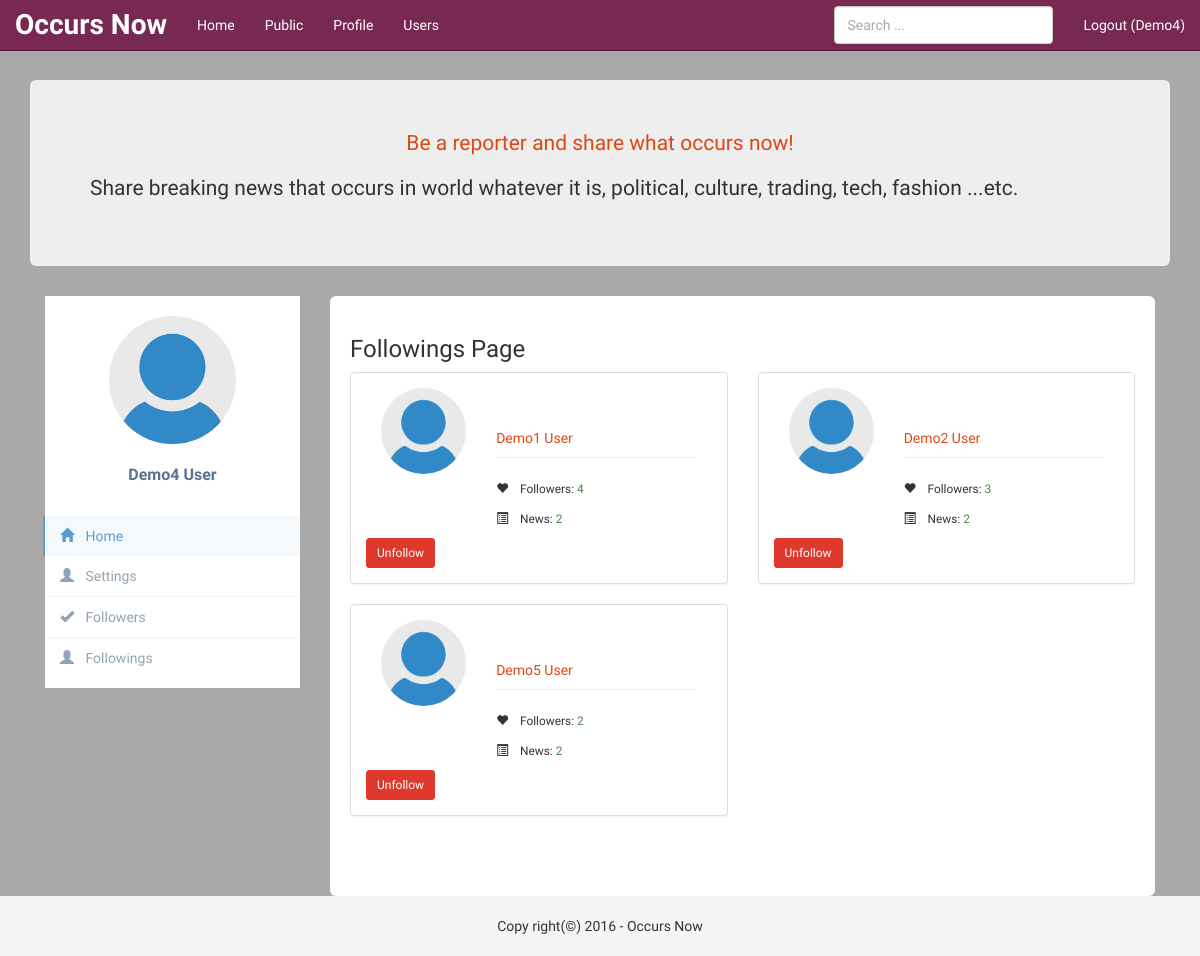
Screenshot of /followings/ (signed in) with the database file from the repository.
### accounts/models.py (models this page shows, shortened)
class UserProfile(models.Model):
    user = models.OneToOneField(User)
    follows = models.ManyToManyField('self', related_name='followed_by', symmetrical=False, blank=True)
    def gravatar_url(self):
        return settings.STATIC_URL + "img/user.png"
    class Meta:
        db_table = 'user_profile'

### home/views.py (the view)
# urls.py: url(r'^followings/$', 'home.views.follows_list', name='followings'),
@login_required()
def follows_list(request):
    user = request.user
    req_user = user
    followings_list = functions.get_follows(user)
    paginator = Paginator(followings_list, constants.PER_PAGE)
    page = request.GET.get('page')
    try:
        follows = paginator.page(page)
    except PageNotAnInteger:
        follows = paginator.page(1)
    except EmptyPage:
        follows = paginator.page(paginator.num_pages)
    next_url = reverse('followings')
    context = {'user_profiles': follows, 'title': _('Followings'), 'user': user, 'req_user': req_user, 'next': next_url}
    return render(request, 'home/follows_list.html', context)

### utils/functions.py (called while the page is built)
def get_follows(user):
    follows_count = user.userprofile.follows.count()
    follows_dict = cache.get('follows_user'+str(user.id))
    if follows_dict and follows_dict['follows_count'] == follows_count:
        return follows_dict['follows_list']
    else:
        followings_list = user.userprofile.follows.select_related().all()
        follows_dict = {'follows_list': followings_list,
                        'follows_count': follows_count}
        cache.set('follows_user'+str(user.id), follows_dict, constants.CACHE_DURATION)
        return followings_list

### home/templates/home/follows_list.html
{% extends "base.html" %}
{% block content %}
    <div class="row profile">
    {% include "includes/user_menu.html" %}
    {% include "includes/follow.html" %}
    </div>
{% endblock %}

### templates/includes/menu.html (shortened to what this page needs)
{% load i18n %}
{% get_current_language_bidi as LANGUAGE_BIDI %}
<nav class="navbar navbar-inverse navbar-fixed-top">
    <div class="container-fluid">
        <div class="navbar-header">
            <a class="navbar-brand" href="{% url "home" %}">{% trans "Occurs Now" %}</a>
        </div>
        <div id="navbar" class="navbar-collapse collapse">
            {% if user.is_authenticated %}
            <ul class="nav navbar-nav">
                <li><a href="{% url "home" %}">{% trans "Home" %}</a></li>
                <li><a href="{% url 'public' %}">{% trans "Public" %}</a></li>
                <li><a href="{% url 'user_page' user.username %}">{% trans "Profile" %}</a></li>
                <li><a href="{% url 'user_list' %}">{% trans 'Users' %}</a></li>
            </ul>
            {% endif %}
            <ul class="nav navbar-nav navbar-right">
                {% if user.is_authenticated %}
                    <li><a href="{% url 'accounts:logout' %}">{% trans 'Logout' %} ({{ user.first_name }})</a></li>
                {% else %}
                    <li><a href="#" data-toggle="modal" data-target="#loginModal">{% trans "Login" %}</a></li>
                    <li><a href="#" data-toggle="modal" data-target="#registerModal">{% trans "Register" %}</a></li>
                {% endif %}
            </ul>
            <form method="get" action="/search/" class="navbar-form {% if LANGUAGE_BIDI %}navbar-left{% else %}navbar-right{% endif %}">
                <div class="form-group">
                    <input type="text" class="form-control" name="q" placeholder="{% trans "Search" %} ...">
                </div>
            </form>
        </div>
    </div>
</nav>

### templates/includes/user_menu.html (shortened to what this page needs)
{% load static %}
{% load i18n %}
<div class="col-lg-3 col-md-3 col-sm-4">
			<div class="profile-sidebar">
				<div class="profile-userpic">
				    {% if req_user.userprofile.gravatar_url %}
                        <img src="{{ req_user.userprofile.gravatar_url }}" class="center-block" alt="">
                    {% else %}
                        <img src="{% static "img/lion.jpg" %}" class="img-responsive" alt="">
                    {% endif %}
				</div>
				<div class="profile-usertitle">
					<div class="profile-usertitle-name">
					{{ req_user.get_full_name }}
					</div>
				</div>
				{% if user.id == req_user.id %}
				<div class="profile-usermenu">
					<ul class="nav">
						<li class="active">
							<a href="{% url 'user_page' user.username %}">
							<i class="glyphicon glyphicon-home"></i>
							{% trans "Home" %}
							</a>
						</li>
						<li>
							<a href="{% url 'accounts:profile' %}">
							<i class="glyphicon glyphicon-user"></i>
							{% trans "Settings" %}
                            </a>
						</li>
						<li>
							<a href="{% url 'followers' %}">
							<i class="glyphicon glyphicon-ok"></i>
							{% trans "Followers" %}
                            </a>
						</li>
						<li>
							<a href="{% url 'followings' %}">
							<i class="glyphicon glyphicon-user"></i>
							{% trans "Followings" %}
                            </a>
						</li>
					</ul>
				</div>
				{% endif %}
			</div>
		</div>

### templates/includes/follow.html (shortened to what this page needs)
{% load static %}
{% load i18n %}
<div class="col-lg-9 col-md-9 col-sm-8">
    <div class="profile-content img-rounded">
        <h3>{{ title }} {% trans 'Page' %}</h3>
    {% if user_profiles %}
    <div class="row">
        {% for profile in user_profiles.object_list %}
        <div class="col-lg-6">
            <div class="panel panel-default">
                <div class="panel-body">
                    <div class="col-lg-4 col-md-3 col-sm-5 col-xs-5">
                        <img src="{{ profile.gravatar_url }}" alt="" class="img-circle img-responsive">
                    </div>
                    <div class="col-lg-8 col-md-9 col-sm-7 col-xs-7">
                       <p class="page-header">
                       <a href="{% url 'user_page' profile.user.username %}">{{ profile.user.get_full_name }}</a>
                       </p>
                       <p>
                            <small><i class="glyphicon glyphicon-heart">&nbsp;</i>{% trans "Followers" %}: </small>
                            <small class="text-success">{{ profile.followed_by.all.count }}</small>
                        </p>
                        <p>
                            <small><i class="glyphicon glyphicon-list-alt">&nbsp;</i>{% trans "News" %}: </small>
                            <small class="text-success">{{ profile.user.post_set.all.count }}</small>
                        </p>
                    </div>
                    <div class="pull-left">
                       {% if profile in user.userprofile.follows.all %}
                            <form action="{% url 'unfollow' profile.user.username %}" method="post">{% csrf_token %}
                                <button type="submit" class="btn btn-danger btn-sm">{% trans "Unfollow" %}</button>
                            </form>
                        {% else %}
                            <form action="{% url 'follow' profile.user.username %}" method="post">{% csrf_token %}
                                <button type="submit" class="btn btn-success btn-sm">{% trans "Follow" %}</button>
                                <input type="hidden" name="next" value="{{ next }}" />
                            </form>
                        {% endif %}
                    </div>
                </div>
            </div>
        </div>
        {% endfor %}
    </div>
    <div class="row">
     </div>
{% else %}
    <h3>{% trans 'You do not have any' %} {{ title }}</h3>
{% endif %}
</div>
</div>

### static/css/style.css (style rules this page uses)
html { position: relative; min-height: 100%; }
body { background-color: darkgrey; margin-bottom: 60px; padding-top: 20px; }
@media (min-width: 960px) { .navbar-brand { font-weight: bold; font-size: 2em; } }
.profile { margin: 0; }
.profile-sidebar { padding: 20px 0 10px 0; background: #fff; }
.profile-userpic img { float: none; margin: 0 auto; width: 50%; height: 50%; -webkit-border-radius: 50% !important; -moz-border-radius: 50% !important; border-radius: 50% !important; }
.profile-usertitle { text-align: center; margin-top: 20px; }
.profile-usertitle-name { color: #5a7391; font-size: 16px; font-weight: 600; margin-bottom: 7px; }
.profile-usermenu { margin-top: 30px; }
.profile-usermenu ul li { border-bottom: 1px solid #f0f4f7; }
.profile-usermenu ul li:last-child { border-bottom: none; }
.profile-usermenu ul li a { color: #93a3b5; font-size: 14px; font-weight: 400; }
.profile-usermenu ul li a i { margin-right: 8px; font-size: 14px; }
.profile-usermenu ul li.active { border-bottom: none; }
.profile-usermenu ul li.active a { color: #5b9bd1; background-color: #f6f9fb; border-left: 2px solid #5b9bd1; margin-left: -2px; }
.profile-content { padding: 20px; background: #fff; min-height: 400px; }

### rows the page displays
UserProfile: user.get_full_name "Demo1 User", followed_by.all.count "4", user.post_set.all.count "2"
UserProfile: user.get_full_name "Demo2 User", followed_by.all.count "3", user.post_set.all.count "2"
UserProfile: user.get_full_name "Demo5 User", followed_by.all.count "2", user.post_set.all.count "2"

### other values shown
{{ user.first_name }} "Demo4"
{{ req_user.get_full_name }} "Demo4 User"
{{ title }} "Followings"
